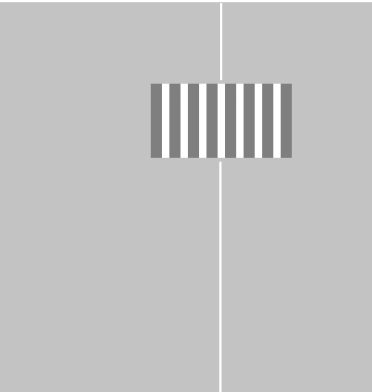
#> input picture demonstration/f2.png, 372 x 392 px
$ python grafika.py
#> lines starting #> are read from the running program, lines starting #| are printed output that depends on the picture
import cv2
import numpy as np


image_pts = np.array([ [150, 156], [150, 81], [293, 81],[293, 156] ])

world_pts = np.array([ [123, 170],[91, 121],[376, 120],[445, 170] ])

frame = cv2.imread("demonstration/f2.png")
#> frame is the input picture: shape (392, 372, 3); min 127, max 255, mean 194.1
if frame is None:
    print("Не удалось загрузить image.png")
    exit()

H, _ = cv2.findHomography(image_pts, world_pts)
print("H:\n", H)
print(frame.shape)
#| (392, 372, 3)
warped = cv2.warpPerspective(frame, H, (677, 564))
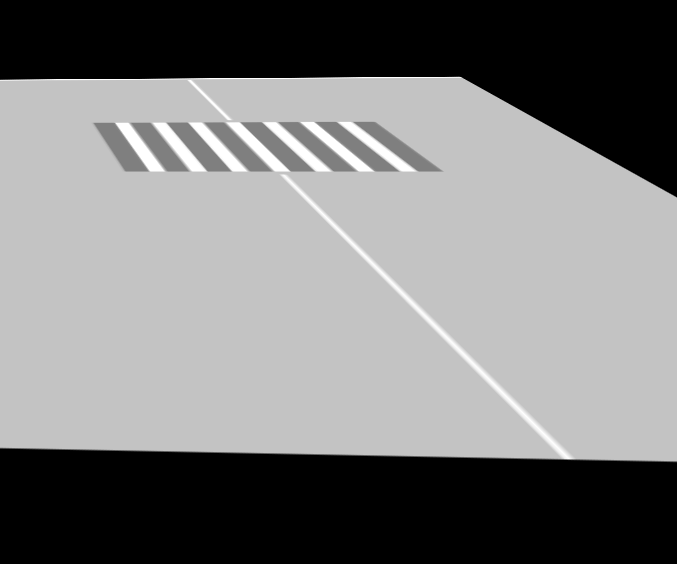
#> warped: shape (564, 677, 3); min 0, max 255, mean 123.4
cv2.imshow("top_view", warped)
cv2.waitKey(0)

$ run again, with demonstration/f1.png copied over demonstration/f2.png
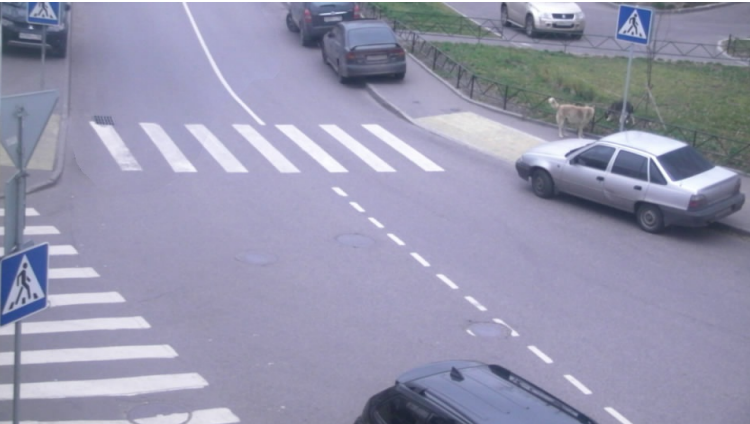
#> input picture demonstration/f1.png, 750 x 424 px
#> frame is the input picture: shape (424, 750, 3); mean B, G, R 174.3, 150.3, 150.5
#| (424, 750, 3)
#> `warped = cv2.warpPerspective(frame, H, (677, 564))`:
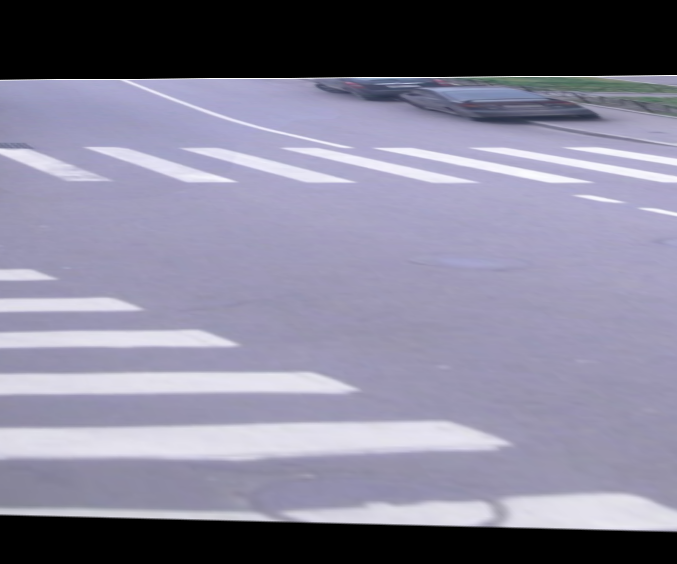
#> warped: shape (564, 677, 3); mean B, G, R 150.4, 130.2, 132.2
